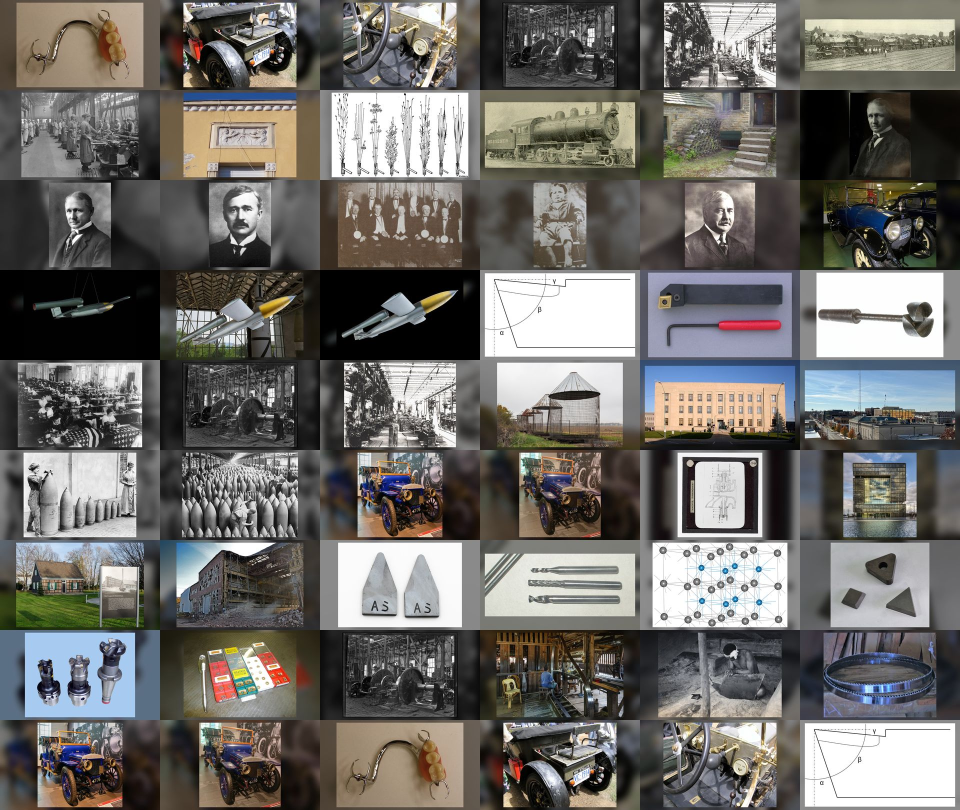
#> input picture out/001/preview.jpg, 1920 x 1620 px (shown at 1/2 size)
$ python -i render.py   (imports and definitions only)
#> lines starting #> are read from the running program, lines starting #| are printed output that depends on the picture
"""Render: archive slideshow, 1920x1080, slow zoom/pan, blurred fill, captions.

Inputs: out/<id>/timeline.json, narration.wav, <id>.srt, credits.json, assets/<id>/
Output: out/<id>-<slug>.mp4 (soft subtitles embedded) and out/<id>/<id>.srt
"""
from __future__ import annotations

import argparse
import itertools
import subprocess
import textwrap
from pathlib import Path

from PIL import Image, ImageDraw, ImageFilter, ImageFont, ImageOps

from common import ASSETS, OUT, find_script, load_json, log, parse_script, fail

W, H, FPS = 1920, 1080, 25
SLIDE_SECONDS = 22.0
END_CARD_SECONDS = 20.0
SERIF = "/usr/share/fonts/truetype/dejavu/DejaVuSerif.ttf"
SERIF_BOLD = "/usr/share/fonts/truetype/dejavu/DejaVuSerif-Bold.ttf"
PAPER = (28, 24, 20)
INK = (226, 214, 190)


# [5 lines left out: function font, not called in this run]


def compose_frame(src: Path, dst: Path) -> None:
    """Fit the image inside the frame over a blurred, darkened copy of itself."""
#> called with src = '../out/001/preview.jpg', dst = 'out.png'
    img = ImageOps.exif_transpose(Image.open(src)).convert("RGB")
#> img is the input picture: PIL image 1920x1620 RGB; mean R, G, B 110.4, 108.1, 104.5
    bg = ImageOps.fit(img, (W, H), Image.LANCZOS).filter(ImageFilter.GaussianBlur(38))
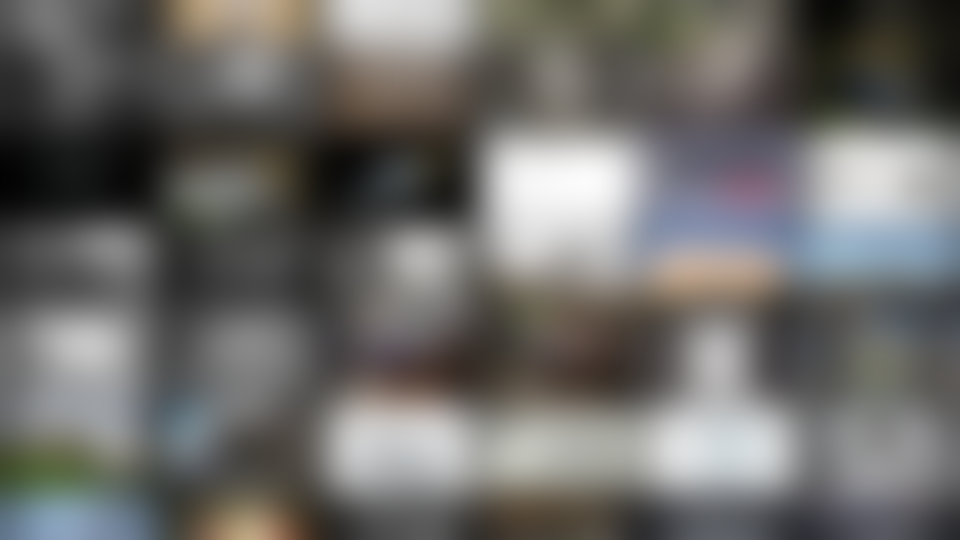
#> bg: PIL image 1920x1080 RGB (shown at 1/2 size); mean R, G, B 109.3, 108, 105.6
    bg = Image.blend(bg, Image.new("RGB", (W, H), (0, 0, 0)), 0.45)
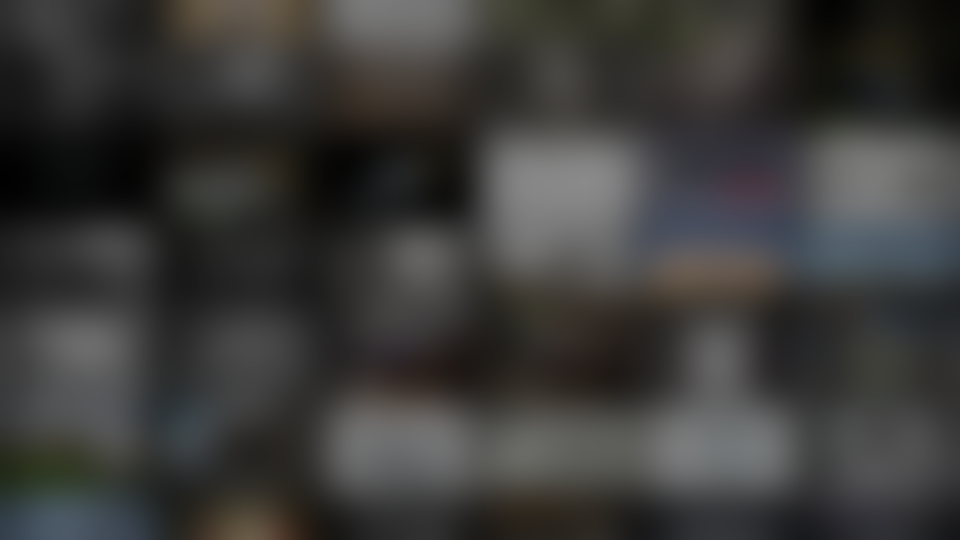
#> bg: PIL image 1920x1080 RGB (shown at 1/2 size); mean R, G, B 59.6, 58.9, 57.6
    fg = ImageOps.contain(img, (int(W * 0.94), int(H * 0.94)), Image.LANCZOS)
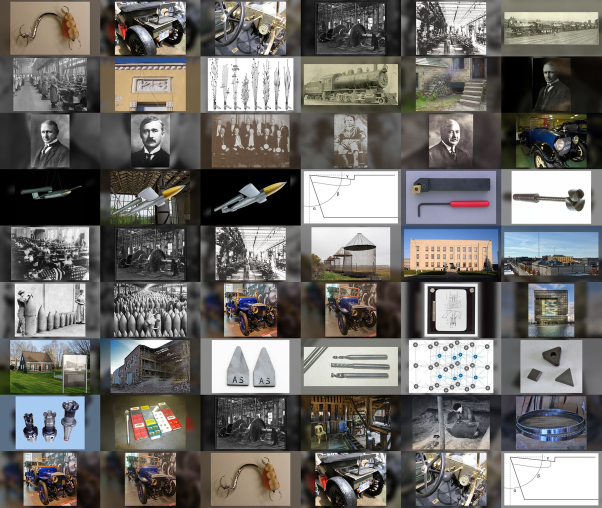
#> fg: PIL image 1203x1015 RGB (shown at 1/2 size); mean R, G, B 110.4, 108, 104.5
    bg.paste(fg, ((W - fg.width) // 2, (H - fg.height) // 2))
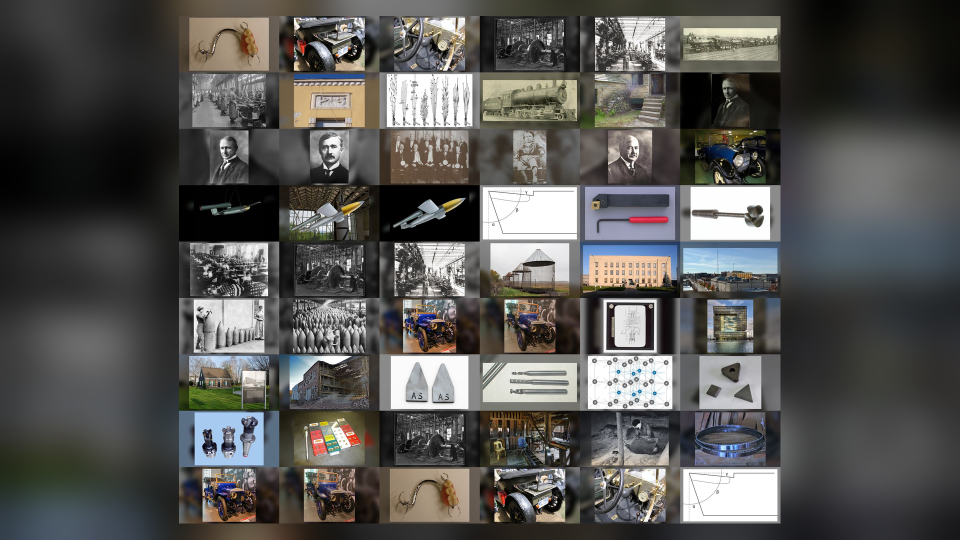
#> bg: PIL image 1920x1080 RGB (shown at 1/2 size); mean R, G, B 86.7, 85.8, 83.5
    bg.save(dst, quality=92)


# [156 lines left out: functions text_card, end_card, ken_burns_clip, contact_sheet, run, main, not called in this run]


# [2 lines not run here, left out]

>>> result = compose_frame('../out/001/preview.jpg', 'out.png')
